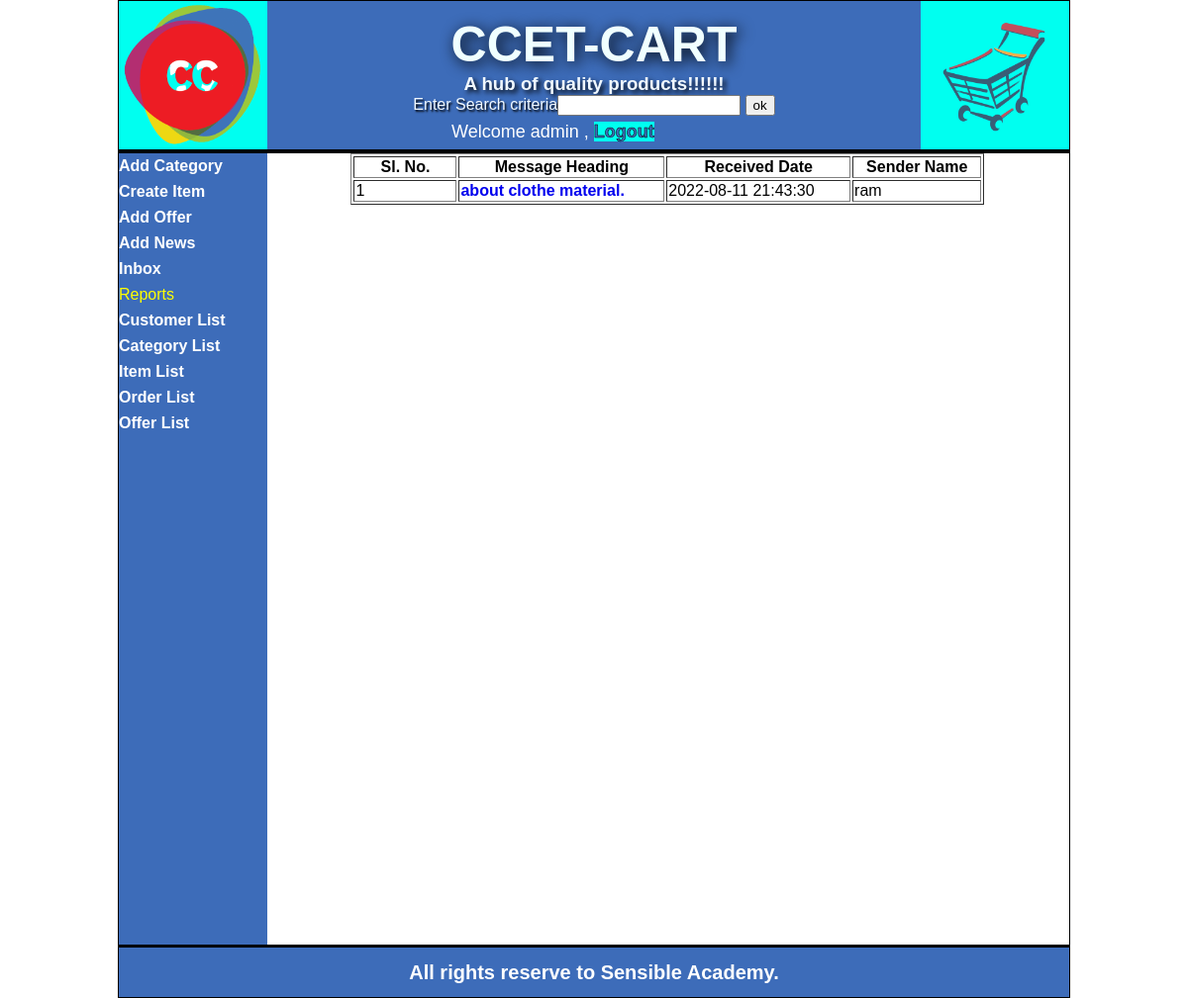
The page /displayAdminInbox.php (signed in) on the database its author committed.
### tables this page shows
CREATE TABLE IF NOT EXISTS `message_info` (
  `msg_id` int(11) NOT NULL AUTO_INCREMENT,
  `msg_heading` text NOT NULL,
  `msg_detail` text NOT NULL,
  `sender_name` varchar(30) NOT NULL,
  `receiver_name` varchar(30) NOT NULL,
  `sent_date` datetime NOT NULL,
  PRIMARY KEY (`msg_id`)
);

### getInbox.php (the view)
<table border='1' width="80%" align="center">
<tr>
<th width="100">Sl. No.</th>
<th>Message Heading</th>
<th>Received Date</th>
<th>Sender Name</th>
</tr>
<?php
include("dbconnect.php");
$usr=$_SESSION["uname"];
$rsNews=mysqli_query($con,"select *
from message_info where receiver_name='$usr' order by sent_date desc");
    $cnt=0;
    while($row=mysqli_fetch_array($rsNews))
    {
        $cnt++;
        $id=$row["msg_id"];
        $hd=$row["msg_heading"];
        $sn=$row["sender_name"];
        $dt=$row["sent_date"];
        echo("<tr>");
        echo("<td>");
        echo($cnt);
        echo("</td>");
        if($_SESSION["utype"]=="admin")
        {
           echo("<td>");
           echo("<a href='displayAdminMsgDetail.php?nid=$id'>");
           echo($hd);
           echo("</a>");
        }
        else
        {
           echo("<td>");
           echo("<a href='displayUserMsgDetail.php?nid=$id'>");
           echo($hd);
           echo("</a>");
        }
        echo("</td>");
        echo("<td>");
        echo($dt);
        echo("</td>");
        echo("<td>");
        echo($sn);
        echo("</td>");
        echo("</tr>");
    }
?>
</table>

### mystyle.css (style rules this page uses)
body { margin: 0px; padding: 0px; font-family: Verdana, Geneva, Tahoma, sans-serif; }
a { text-decoration: none; font-weight: bold; }

### rows shown on the page
message_info: msg_heading "about clothe material.", sent_date "2022-08-11 21:43:30", sender_name "ram"

### other values the page prints
$_SESSION["uname"] "admin"
